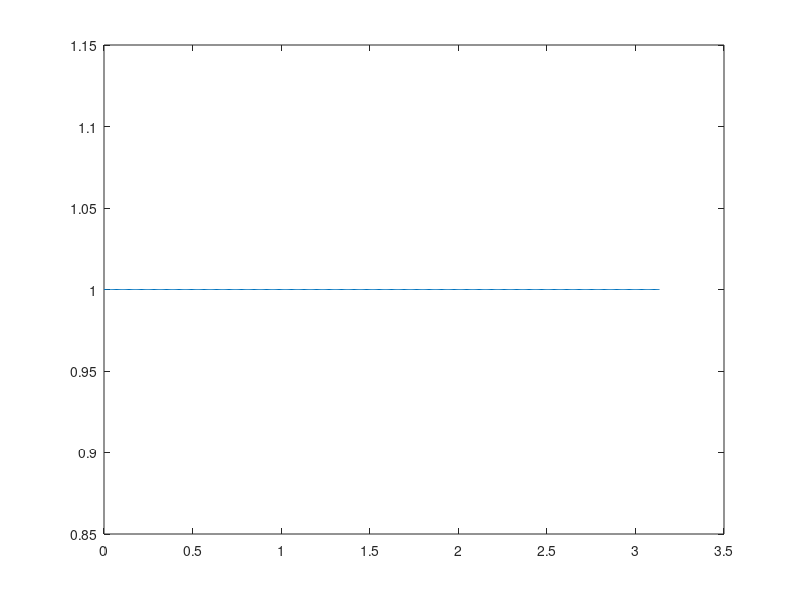
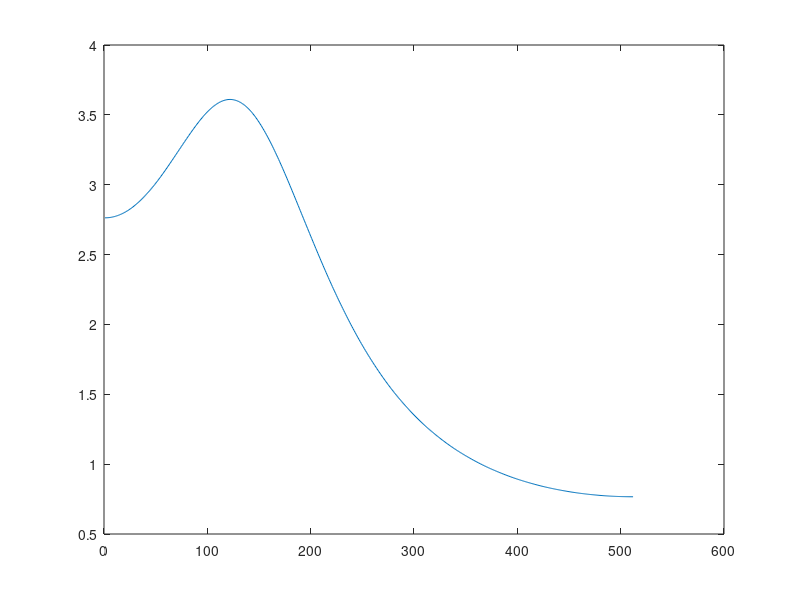
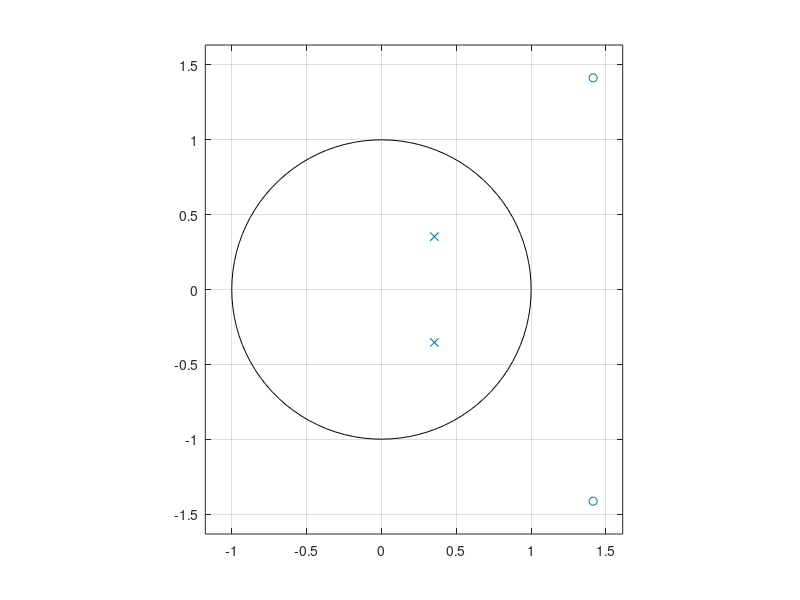

Write MATLAB code to recreate these figures, in order.
Beta = 0.5*exp(j*pi/4);
Num = conv([-Beta' 1], [-Beta 1]);
Den = conv([1 -Beta], [1 -Beta']);

[FreqResp, Freqs] = freqz(Num, Den, 512);
figure(1); clf;
plot(Freqs, abs(FreqResp));

figure(2); clf;
plot(grpdelay(Num, Den));

figure(3); clf;
zplane(Num, Den);
